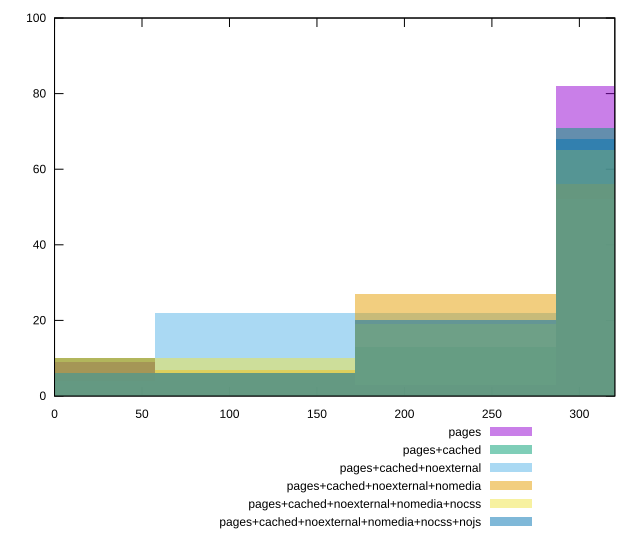

Reproduce this figure in gnuplot.
reset

$pages <<EOF
0 9
343.6473577180879 82
114.54911923936264 6
229.09823847872528 3
EOF

$pagesCached <<EOF
114.54911923936264 6
343.6473577180879 71
0 10
229.09823847872528 13
EOF

$pagesCachedNoexternal <<EOF
343.6473577180879 52
229.09823847872528 22
0 4
114.54911923936264 22
EOF

$pagesCachedNoexternalNomedia <<EOF
229.09823847872528 27
343.6473577180879 56
0 10
114.54911923936264 7
EOF

$pagesCachedNoexternalNomediaNocss <<EOF
343.6473577180879 65
229.09823847872528 19
0 6
114.54911923936264 10
EOF

$pagesCachedNoexternalNomediaNocssNojs <<EOF
343.6473577180879 68
0 6
229.09823847872528 20
114.54911923936264 6
EOF

set key outside below
set boxwidth 114.54911923936264
set xrange [0:320.262]
set yrange [0:100]
set trange [0:100]
set style fill transparent solid 0.5 noborder
set terminal svg size 640, 540 enhanced background rgb 'white'
set output "reprap/uses-rel-preconnect/comparison/histogram/all_raw.svg"

plot $pages title "pages" with boxes, \
     $pagesCached title "pages+cached" with boxes, \
     $pagesCachedNoexternal title "pages+cached+noexternal" with boxes, \
     $pagesCachedNoexternalNomedia title "pages+cached+noexternal+nomedia" with boxes, \
     $pagesCachedNoexternalNomediaNocss title "pages+cached+noexternal+nomedia+nocss" with boxes, \
     $pagesCachedNoexternalNomediaNocssNojs title "pages+cached+noexternal+nomedia+nocss+nojs" with boxes

reset
